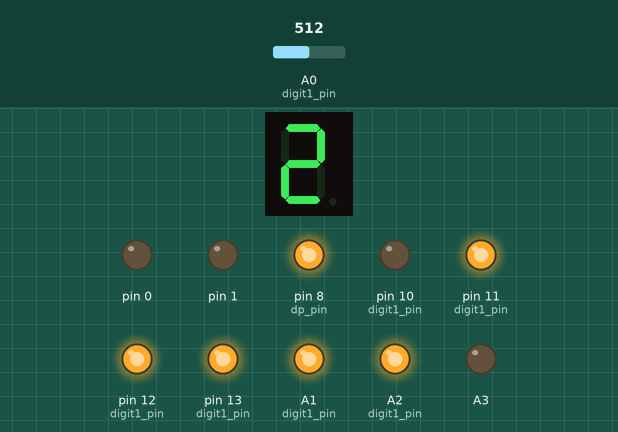
Simulated run of this sketch. Board: Arduino Uno, built with avr-gcc and run on an emulated ATmega328P. Shown: 1-digit seven-segment display, output pins drawn as LEDs (lit = HIGH). Wiring (inferred from the names in the program): 1-digit 7-segment display, segments lit when HIGH: segments pin 6, pin 7, pin 9, pin 2, pin 3, pin 4, pin 5. The inputs (shaded band) are chosen by the test bench; at power-on: A0 (digit1_pin) = 512. The segment pins are drawn as the display they are named for; pins used as bus, display or sensor lines are not drawn.

Above: at 1.2 s.
1.3 s: A0 (digit1_pin) set to 543
At 2.0 s:
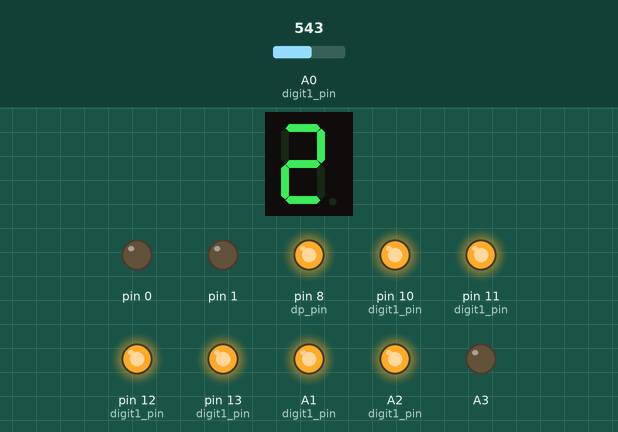
2.8 s: A0 (digit1_pin) set to 716
At 3.1 s:
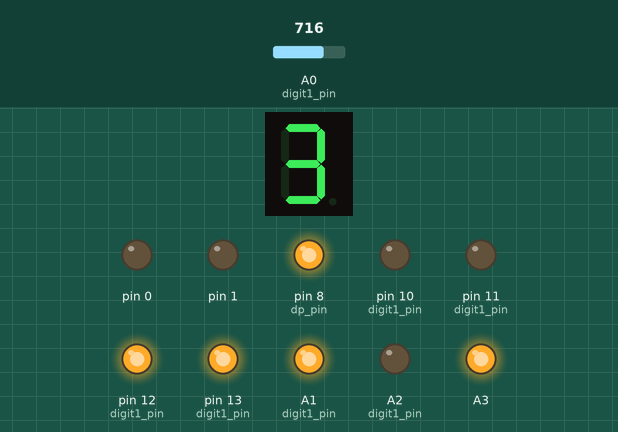
4.3 s: A0 (digit1_pin) set to 725
At 5.5 s:
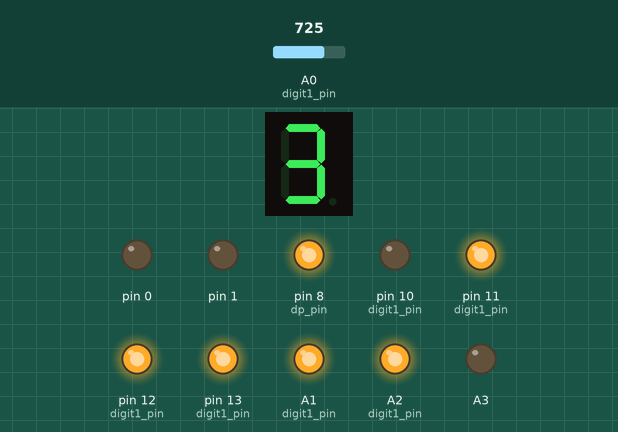
5.8 s: A0 (digit1_pin) set to 900
At 6.6 s:
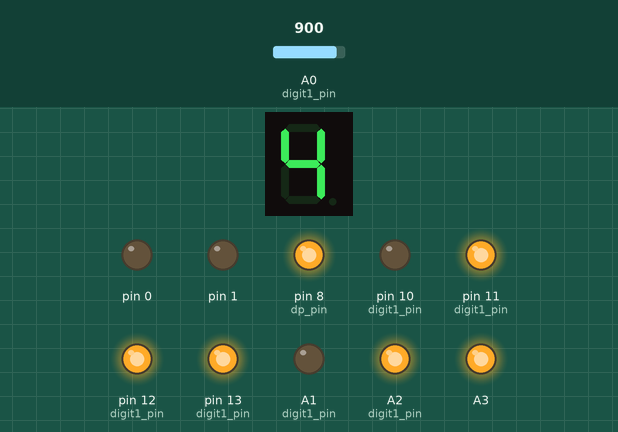
7.3 s: A0 (digit1_pin) set to 909
At 7.7 s:
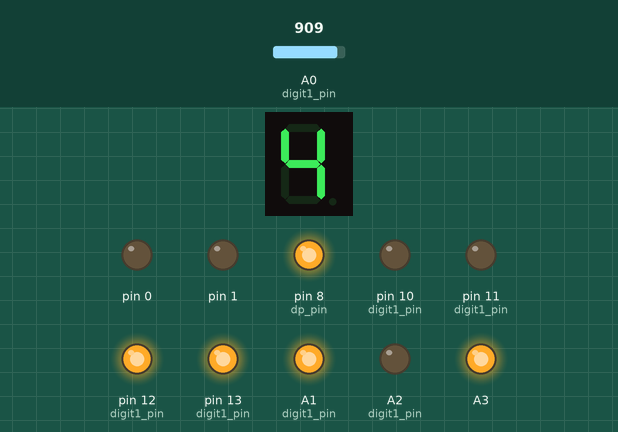
8.8 s: A0 (digit1_pin) set to 1023
At 10.1 s:
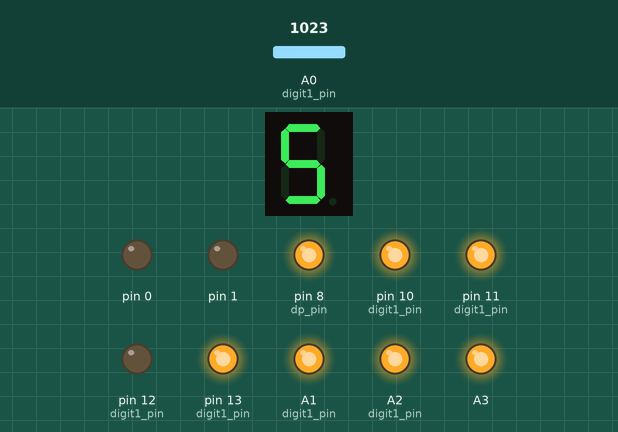
Timing chart, 0 to 11.3 s (numbered marks = the images above; inputs shaded):
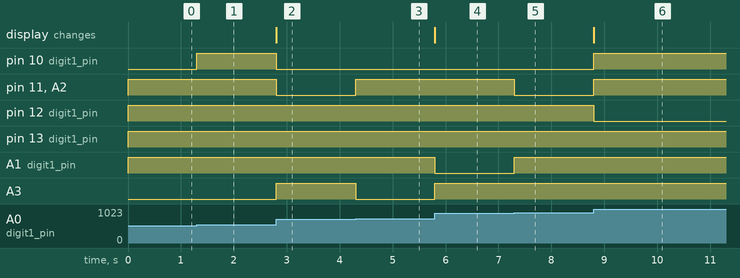

The sketch:

multimeter.ino
```cpp
//D0 = DP1
//D1 = C1
//D2 = D1
//D3 = E1
//D4 = F1
//D5 = G1
//D6 = A1
//D7 = B1

//Digit 1 ordering: A B C D E F G DP
//Matches to pins : 6 7 9 2 3 4 5 8

int digit0_pin[7] = {6, 7, 9, 2, 3, 4, 5};
int digit1_pin[7] = {15, 16, 13, 11, 10, 14, 12}; //TODO: connect
int dp_pin = 8;
int seg_lookup[10][7] = {
/*int make0[7] =*/ {1, 1, 1, 1, 1, 1, 0},
/*int make1[7] =*/ {0, 1, 1, 0, 0, 0, 0},
/*int make2[7] =*/ {1, 1, 0, 1, 1, 0, 1},
/*int make3[7] =*/ {1, 1, 1, 1, 0, 0, 1},
/*int make4[7] =*/ {0, 1, 1, 0, 0, 1, 1},
/*int make5[7] =*/ {1, 0, 1, 1, 0, 1, 1},
/*int make6[7] =*/ {1, 0, 1, 1, 1, 1, 1},
/*int make7[7] =*/ {1, 1, 1, 0, 0, 0, 0},
/*int make8[7] =*/ {1, 1, 1, 1, 1, 1, 1},
/*int make9[7] =*/ {1, 1, 1, 0, 0, 1, 1}
};
/*int seg_lookup[10][7] = {make0, make1, make2, make3, make4, make5,
                        make6, make7, make8, make9};*/

void setup() {
  // put your setup code here, to run once:
  for (int i = 0; i <= 13; i++) {
    pinMode(i, OUTPUT);
    digitalWrite(i, LOW);
  }
  digitalWrite(dp_pin, HIGH); // Decimal point is always on

  pinMode(A0, INPUT);
  pinMode(A1, OUTPUT);
  pinMode(A2, OUTPUT);
  pinMode(A3, OUTPUT);
}

void customWrite(int pin, int seg) {
  if (pin <= 13) {
    digitalWrite(pin, seg);
  } else if (pin == 14) {
    analogWrite(A1, 255*seg);
  } else if (pin == 15) {
    analogWrite(A2, 255*seg);
  } else if (pin == 16) {
    analogWrite(A3, 255*seg);
  }
}

void write_to_digit(int digit, int number) {
  int pin;
  for (int i = 0; i < 7; i++) {
   if (digit == 0)
     pin = digit0_pin[i];
   else
     pin = digit1_pin[i];
   int seg = seg_lookup[number][i];
   customWrite(pin, seg);
  }
}

void loop() {
  /*for (int i = 0; i < 10; i++) {
    write_to_digit(0, i);
    delay(500);
  }*/
  int value = analogRead(A0);
  float voltage = float(value)/1023 * 5.0;
  int first_digit = int(voltage);
  int second_digit = int(10*(voltage - first_digit));
  write_to_digit(0, first_digit);
  write_to_digit(1, second_digit);
}
```

Measured:
- the behaviour switches between 531 and 532 on A0 (digit1_pin) (found by bisection; images 0 and 1)
- the behaviour switches between 716 and 717 on A0 (digit1_pin) (found by bisection; images 2 and 3)
- the behaviour switches between 900 and 901 on A0 (digit1_pin) (found by bisection; images 4 and 5)
- after the input at 1.3 s, pin 10 (digit1_pin): LOW → HIGH at once
- after the input at 2.8 s, pin 10 (digit1_pin), pin 11 (digit1_pin), A2 (digit1_pin): HIGH → LOW at once; A3: LOW → HIGH at once; the display: changes at once (image 2)
- after the input at 4.3 s, pin 11 (digit1_pin), A2 (digit1_pin): LOW → HIGH at once; A3: HIGH → LOW at once
- after the input at 5.8 s, A1 (digit1_pin): HIGH → LOW at once; A3: LOW → HIGH at once; the display: changes at once (image 4)
- after the input at 7.3 s, pin 11 (digit1_pin), A2 (digit1_pin): HIGH → LOW at once; A1 (digit1_pin): LOW → HIGH at once
- after the input at 8.8 s, pin 10 (digit1_pin), pin 11 (digit1_pin), A2 (digit1_pin): LOW → HIGH at once; pin 12 (digit1_pin): HIGH → LOW at once; the display: changes at once (image 6)
